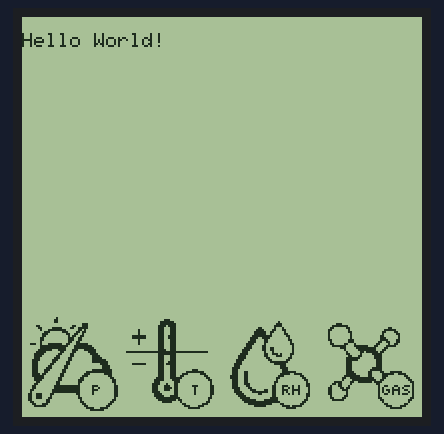
Recording of a sketch running on a simulated Arduino Uno, built with avr-gcc and run on an emulated ATmega328P. Parts: 200×200 one-colour display.

Above: at 0.3 s.

The sketch:

display.ino
```cpp
#include <Arduino.h>
#include <U8g2lib.h>
#include "bme680_200_mono.h"
#include <SPI.h>
#include <SdFat.h>     // SD-Library

U8G2_SSD1607_200X200_F_4W_SW_SPI u8g2(U8G2_R0, /* clock=*/ 3, /* data=*/ 4, /* cs=*/ 0, /* dc=*/ 1, /* reset=*/ 2);  // eInk/ePaper Display, original LUT from embedded artists


void setup() {
  u8g2.begin();
  u8g2.setFont(u8g2_font_6x10_tr);
   u8g2.setDisplayRotation(U8G2_R2);


}

void loop() {

draw();
delay(2000);
}

void draw()
{
  u8g2.firstPage();
  do {
    u8g2.drawStr(0,15,"Hello World!");
    u8g2.drawXBM( 0, 142, bme680_200_mono_width, bme680_200_mono_height, bme680_200_mono_bits);
  //  u8g2.drawFrame(0,0,u8g2.getDisplayWidth(),u8g2.getDisplayHeight() );
  } while ( u8g2.nextPage() );
  delay(2000);
}
```

Source omitted: e680_200_mono.h (data table, 9181 bytes)
